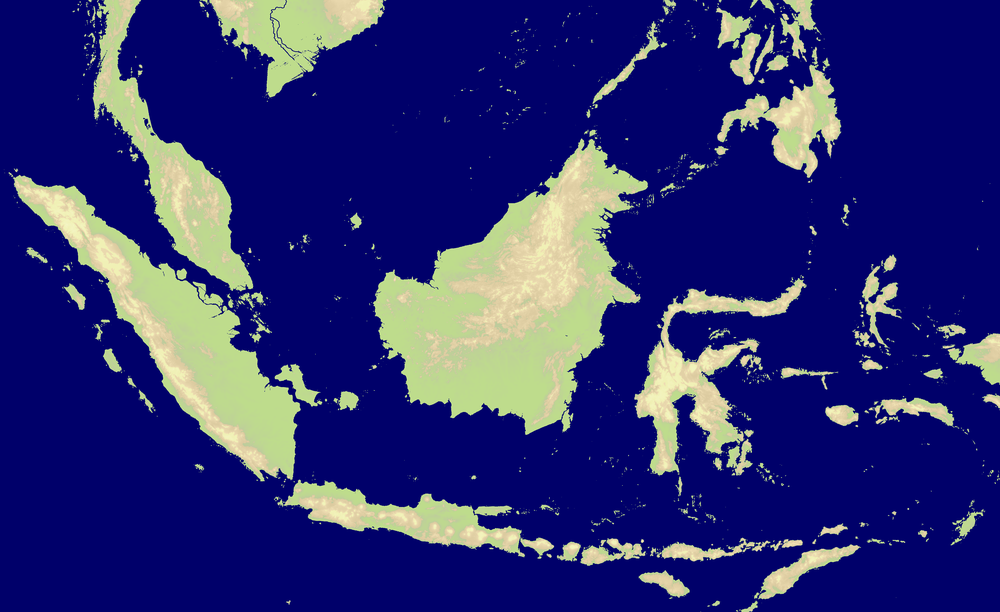
#> input picture StylisedMaps/Philippines/image.png, 1000 x 612 px, shrunk from 4096 x 2506 before the run
$ python map_generator.py ../StylisedMaps/Philippines
#> lines starting #> are read from the running program, lines starting #| are printed output that depends on the picture; after the words box and inside, x2 and y2 are one past the last pixel; in counts of white or black regions, pixels touching at a corner belong together
import os
import json
import argparse
import numpy as np
from PIL import Image
import math
from collections import deque
import struct

# Constants
MIN_ISLAND_SIZE = 60
MIN_LAKE_SIZE = 200

# Terrain Types
TYPE_LAND = 0
TYPE_WATER = 1

class MapGenerator:
    def __init__(self, map_name, input_dir, output_dir, is_test=False):
        self.map_name = map_name
        self.input_dir = input_dir
        self.output_dir = output_dir
        self.is_test = is_test

        self.image_path = os.path.join(input_dir, f"{map_name}.png")
        self.json_path = os.path.join(input_dir, f"{map_name}.json")

        # If input files don't exist with map_name, try generic names (like MapGenerator structure)
        if not os.path.exists(self.image_path):
            self.image_path = os.path.join(input_dir, "image.png")
        if not os.path.exists(self.json_path):
            self.json_path = os.path.join(input_dir, "info.json")

        self.width = 0
        self.height = 0
        self.terrain_type = None
        self.terrain_mag = None
        self.terrain_shore = None
        self.terrain_ocean = None

    def process(self):
        print(f"Processing map: {self.map_name}")

        # 1. Load Data
        img = Image.open(self.image_path).convert('RGBA')
#> img is the input picture: PIL image 1000x612 RGBA; mean R, G, B, A 44, 46.5, 116.1, 255
        self.width, self.height = img.size

        # Normalize to a multiple of 8 so every downscale level has even
        # dimensions (an odd level's half-scale minimap is one column short,
        # causing the game's miniMap.ref(floor(x/2),...) to crash on the edge).
        self.width -= self.width % 8
        self.height -= self.height % 8
        img = img.crop((0, 0, self.width, self.height))
#> img: PIL image 1000x608 RGBA

        pixels = np.array(img)

        # 2. Initialize Terrain
        # Extract channels
        r = pixels[:, :, 0]
        g = pixels[:, :, 1]
        b = pixels[:, :, 2]
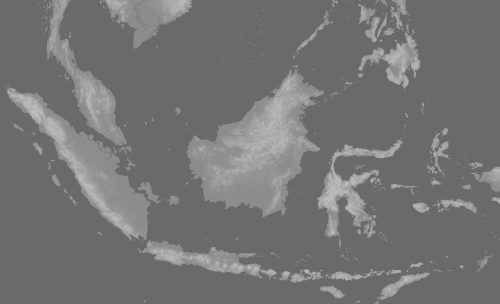
#> b: shape (608, 1000) (shown at 1/2 size); min 97, max 196, mean 116.1
        a = pixels[:, :, 3]
#> a: shape (608, 1000); every value is 255

        # Determine Type: Alpha < 20 or Blue == 106 -> Water
        self.terrain_type = np.where((a < 20) | (b == 106), TYPE_WATER, TYPE_LAND).astype(np.uint8)
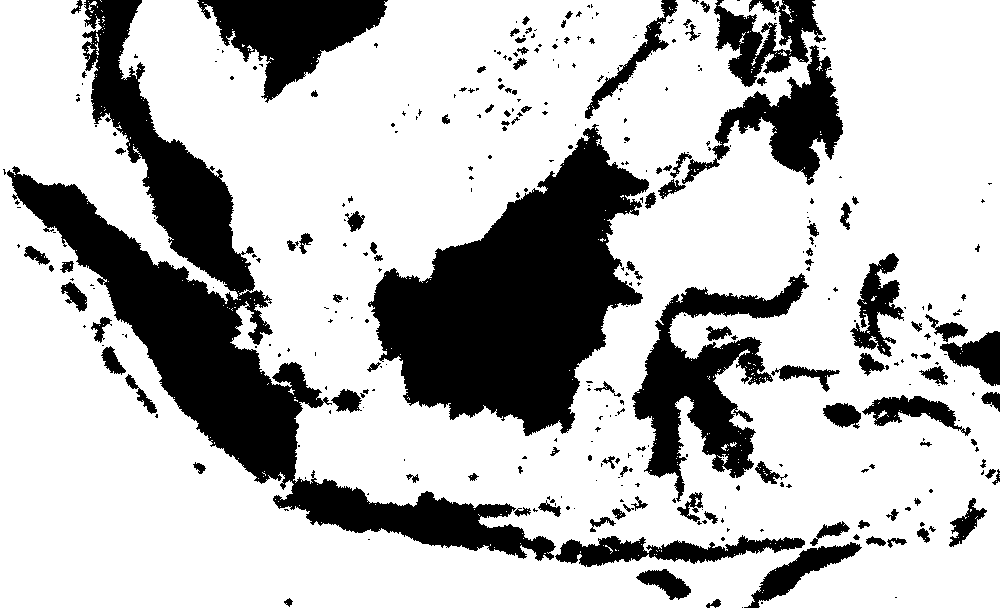
#> self.terrain_type: shape (608, 1000); values 0 (black) and 1 (white), 73.4% white; 352 black regions (233 under 20 px), largest, box (x1, y1, x2, y2) and area: (7, 0, 556, 561) 53888, (368, 124, 649, 436) 44731, (632, 273, 809, 502) 14108

        # Determine Magnitude: (Blue - 140) / 2, clamped 0-30
        # Note: Go code uses float64 for magnitude, but packs it as byte.
        # mag = math.Min(200, math.Max(140, float64(blue))) - 140
        # terrain[x][y].Magnitude = mag / 2
        mag_raw = np.clip(b.astype(float), 140, 200) - 140
        self.terrain_mag = mag_raw / 2.0

        self.terrain_shore = np.zeros((self.height, self.width), dtype=bool)
        self.terrain_ocean = np.zeros((self.height, self.width), dtype=bool)

        # 3. Remove Small Islands
        if not self.is_test:
            self.remove_small_areas(TYPE_LAND, MIN_ISLAND_SIZE, replace_with=TYPE_WATER)

        # 4. Process Water (Identify Oceans, Remove Small Lakes, Calc Distances)
        self.process_water(remove_small=not self.is_test)

        # 5. Create Downscaled Maps
        # L1 (1/2)
        l1_type, l1_mag, l1_shore, l1_ocean = self.downscale_terrain(
            self.terrain_type, self.terrain_mag, self.terrain_shore, self.terrain_ocean)

        # L2 (1/4)
        l2_type, l2_mag, l2_shore, l2_ocean = self.downscale_terrain(
            l1_type, l1_mag, l1_shore, l1_ocean)

        # L3 (1/8) - New for Small version's map16x
        l3_type, l3_mag, l3_shore, l3_ocean = self.downscale_terrain(
            l2_type, l2_mag, l2_shore, l2_ocean)

        # 7. Pack Data
        # L0
        l0_data, l0_land = self.pack_terrain(self.terrain_type, self.terrain_mag, self.terrain_shore, self.terrain_ocean)
        # L1
        l1_data, l1_land = self.pack_terrain(l1_type, l1_mag, l1_shore, l1_ocean)
        # L2
        l2_data, l2_land = self.pack_terrain(l2_type, l2_mag, l2_shore, l2_ocean)
        # L3
        l3_data, l3_land = self.pack_terrain(l3_type, l3_mag, l3_shore, l3_ocean)

        # 8. Save Outputs
        # Normalize map name: lowercase and remove spaces
        clean_name = self.map_name.lower().replace(" ", "")

        # Big Version (L0, L1, L2)
        self.save_variant(clean_name + "big",
                          l0_data, l1_data, l2_data,
                          l0_land, l1_land, l2_land,
                          (self.terrain_type, l1_type, l2_type),  # Terrain types for dimension calculation
                          (l1_type, l1_mag, l1_shore), # Thumbnail source (map4x of Big)
                          1.0)

        # Small Version (L1, L2, L3)
        self.save_variant(clean_name,
                          l1_data, l2_data, l3_data,
                          l1_land, l2_land, l3_land,
                          (l1_type, l2_type, l3_type),  # Terrain types for dimension calculation
                          (l2_type, l2_mag, l2_shore), # Thumbnail source (map4x of Small)
                          0.5)

    def remove_small_areas(self, target_type, min_size, replace_with):
        # Using scipy.ndimage if available, else custom BFS
#> called with target_type = 0, min_size = 60, replace_with = 1
        try:
            from scipy.ndimage import label
            mask = (self.terrain_type == target_type)
            labeled, n_components = label(mask)
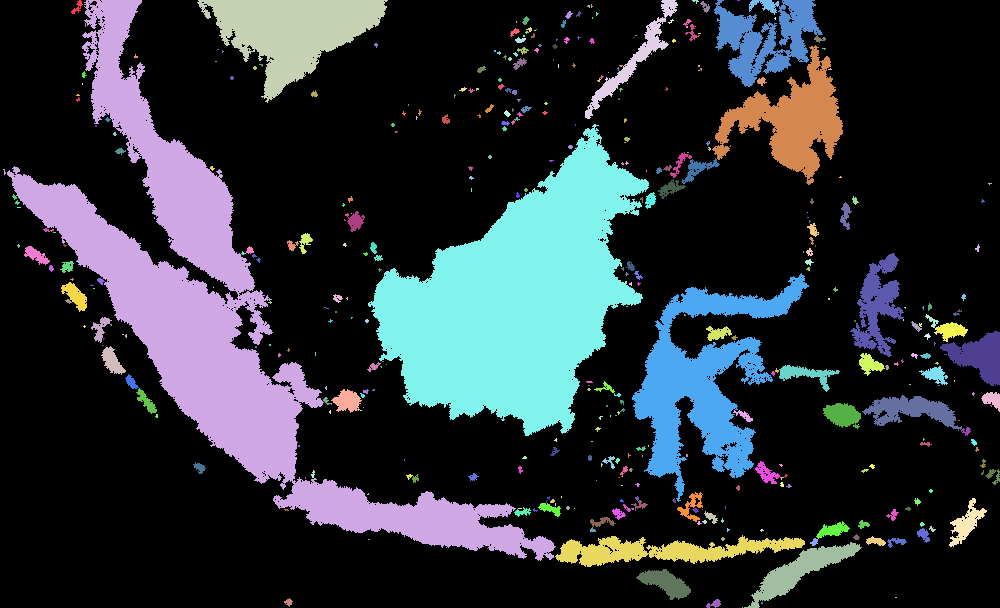
#> labeled: shape (608, 1000) int32; 427 distinct labels, from 0 to 426; one colour per label, 0 black
#> n_components = 426

            sizes = np.bincount(labeled.ravel())
#> sizes = 427 values, max 446133 at index 0, min 1 at index 12, mean 1423.9
            # sizes[0] is background (where mask is False), ignore it

            # Find labels to remove
            small_labels = np.where((sizes < min_size) & (sizes > 0))[0] # sizes > 0 check is redundant but safe
#> small_labels = 364 values from 5 to 426

            # Create a mask of pixels to flip
            remove_mask = np.isin(labeled, small_labels)
#> remove_mask: shape (608, 1000) bool; 0.72% white in thin lines or dots

            # Flip
            self.terrain_type[remove_mask] = replace_with
#> self.terrain_type: shape (608, 1000); values 0 (black) and 1 (white), 74.1% white; 57 black regions, largest, box (x1, y1, x2, y2) and area: (7, 0, 556, 561) 53665, (368, 124, 649, 436) 44728, (632, 273, 809, 502) 14104
            self.terrain_mag[remove_mask] = 0
#> self.terrain_mag: shape (608, 1000) float64; min 0, max 28, mean 1.4

            print(f"Removed {len(small_labels)} areas smaller than {min_size}")
#| Removed 364 areas smaller than 60

        except ImportError:
            print("scipy not found, skipping small area removal (install scipy for this feature)")

    def process_water(self, remove_small):
#> called with remove_small = True
        try:
            from scipy.ndimage import label, distance_transform_cdt

            # Identify Water Bodies
            water_mask = (self.terrain_type == TYPE_WATER)
            labeled, n_components = label(water_mask)
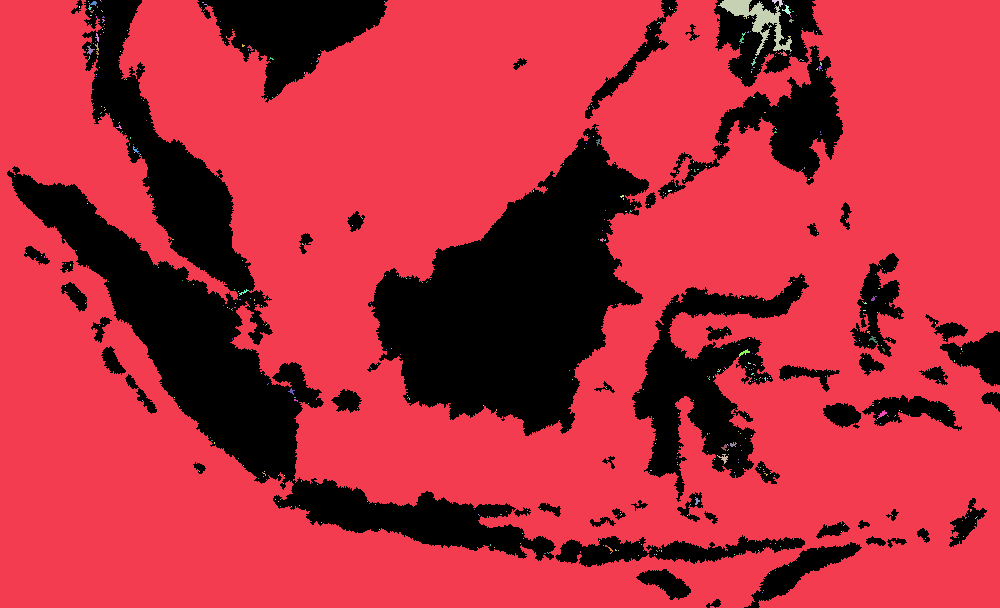
#> labeled: shape (608, 1000) int32; 652 distinct labels, from 0 to 651; one colour per label, 0 black
#> n_components = 651

            if n_components == 0:
                print("No water bodies found.")
                return

            sizes = np.bincount(labeled.ravel())
#> sizes = 652 values, max 447902 at index 1, min 1 at index 2, mean 932.5
            # sizes[0] is land

            # Get water body labels sorted by size (descending)
            # Skip 0
            water_labels = np.arange(1, len(sizes))
#> water_labels = 651 values from 1 to 651
            water_labels = water_labels[np.argsort(sizes[water_labels])[::-1]]
#> water_labels = 651 values, max 651 at index 30, min 1 at index 0, mean 326

            # Largest is Ocean
            largest_label = water_labels[0]
#> largest_label = 1
            self.terrain_ocean[labeled == largest_label] = True
            print(f"Identified ocean with {sizes[largest_label]} tiles")
#| Identified ocean with 447902 tiles

            # Remove small lakes
            if remove_small:
                small_labels = water_labels[sizes[water_labels] < MIN_LAKE_SIZE]
#> small_labels = 649 values, max 651 at index 28, min 2 at index 268, mean 327
                remove_mask = np.isin(labeled, small_labels)
#> remove_mask: shape (608, 1000) bool; 0.23% white in thin lines or dots
                self.terrain_type[remove_mask] = TYPE_LAND
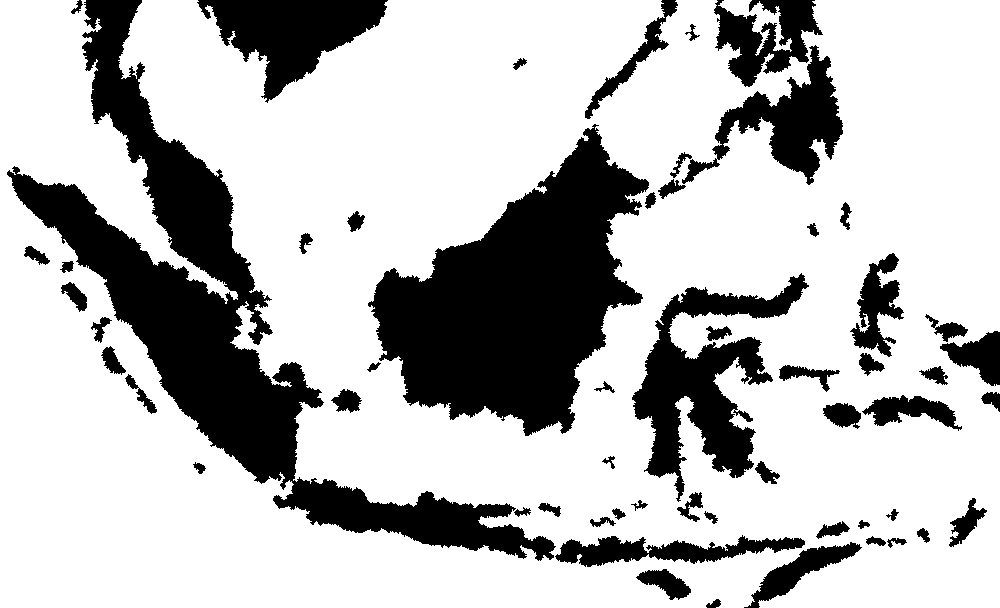
#> self.terrain_type: shape (608, 1000); values 0 (black) and 1 (white), 73.9% white; 57 black regions, largest, box (x1, y1, x2, y2) and area: (7, 0, 556, 561) 54039, (368, 124, 649, 436) 44814, (632, 273, 809, 502) 14344
                self.terrain_mag[remove_mask] = 0
                print(f"Removed {len(small_labels)} lakes smaller than {MIN_LAKE_SIZE}")
#| Removed 649 lakes smaller than 200

                # Update water mask after removal
                water_mask = (self.terrain_type == TYPE_WATER)

            # Shoreline Detection
            # Land adjacent to Water OR Water adjacent to Land
            # Using binary dilation
            from scipy.ndimage import binary_dilation

            # Structure for 4-connectivity
            struct_4 = np.array([[0,1,0],[1,1,1],[0,1,0]], dtype=bool)

            land_mask = (self.terrain_type == TYPE_LAND)

            # Dilate Land -> overlap with Water is Shoreline Water
            dilated_land = binary_dilation(land_mask, structure=struct_4)
#> dilated_land: shape (608, 1000) bool; 28.4% white; 46 white regions, largest, box (x1, y1, x2, y2) and area: (6, 0, 806, 568) 62069, (366, 123, 650, 437) 46284, (631, 272, 810, 503) 16176
            shore_water = dilated_land & water_mask
#> shore_water: shape (608, 1000) bool; 2.3% white in thin lines or dots

            # Dilate Water -> overlap with Land is Shoreline Land
            dilated_water = binary_dilation(water_mask, structure=struct_4)
#> dilated_water: shape (608, 1000) bool; 76.1% white; 114 black regions (48 under 20 px), largest, box (x1, y1, x2, y2) and area: (369, 129, 648, 435) 43425, (8, 0, 323, 488) 41968, (633, 275, 807, 496) 12748
            shore_land = dilated_water & land_mask
#> shore_land: shape (608, 1000) bool; 2.2% white in thin lines or dots

            self.terrain_shore = shore_water | shore_land
#> self.terrain_shore: shape (608, 1000) bool; 4.5% white in thin lines or dots

            # Water Magnitude (Distance to Land)
            # distance_transform_cdt calculates distance to nearest 0
            # So we want distance in Water (1) to Land (0)
            # But we want shoreline water to be 0 magnitude?
            # Go code:
            # Shoreline waters added to queue with dist 0.
            # BFS adds 1 per step.
            # So shoreline water mag = 0.
            # Next to shoreline = 1.

            # distance_transform_cdt with metric='taxicab'
            # Input: Water=1, Land=0.
            # Result at shoreline water (adj to land) is 1.
            # We want 0. So subtract 1?

            dist = distance_transform_cdt(water_mask, metric='taxicab')
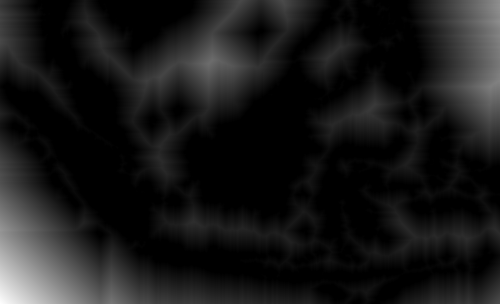
#> dist: shape (608, 1000) int32 (shown at 1/2 size); min 0, max 333, mean 32.6; drawn with min black and max white
            # dist is 1 for shoreline, 2 for next...
            # Go code: shoreline water mag = 0.
            # So we subtract 1, and clip at 0.

            water_mag = np.maximum(dist - 1, 0).astype(float)

            # Update magnitude for water tiles
            self.terrain_mag = np.where(water_mask, water_mag, self.terrain_mag)

        except ImportError:
            print("scipy not found, skipping water processing (install scipy for this feature)")

    def downscale_terrain(self, t_type, t_mag, t_shore, t_ocean):
        # Ensure even dimensions for downscaling
        h, w = t_type.shape
        if h % 2 != 0:
            h -= 1
        if w % 2 != 0:
            w -= 1

        # Crop if needed
        if h != t_type.shape[0] or w != t_type.shape[1]:
            t_type = t_type[:h, :w]
            t_mag = t_mag[:h, :w]
            t_shore = t_shore[:h, :w]
            t_ocean = t_ocean[:h, :w]

        # Downscale by 2
        # Logic matches Go:
        # Iterate x, y.
        # If mini_map cell is not Water, overwrite with current.
        # This implies:
        # 1. If any pixel in 2x2 is Water, result is Water.
        # 2. If multiple are Water, the FIRST one visited wins.
        # 3. If all are Land, the LAST one visited wins.
        # Visit order: (0,0), (0,1), (1,0), (1,1) relative to block.

        # Slices for the 4 positions
        # Note: numpy is (y, x)
        # P00: x=0, y=0 -> (0, 0)
        # P01: x=0, y=1 -> (1, 0)  <-- Wait. Go loop: x then y.
        # x=2*mx, y=2*my     -> P00
        # x=2*mx, y=2*my+1   -> P01
        # x=2*mx+1, y=2*my   -> P10
        # x=2*mx+1, y=2*my+1 -> P11

        # In numpy (y, x):
        # P00: y=0, x=0
        # P01: y=1, x=0
        # P10: y=0, x=1
        # P11: y=1, x=1

        s00_type = t_type[0::2, 0::2]
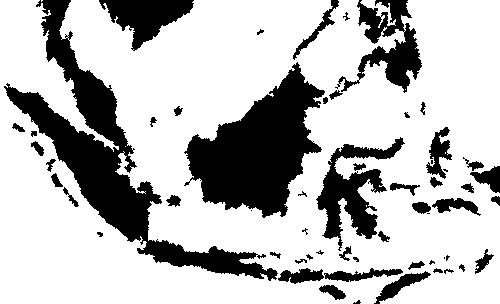
#> s00_type: shape (304, 500); values 0 (black) and 1 (white), 73.9% white; 58 black regions (12 under 20 px), largest, box (x1, y1, x2, y2) and area: (4, 0, 278, 281) 13549, (184, 62, 325, 218) 11217, (316, 137, 405, 251) 3581
        s01_type = t_type[1::2, 0::2]
#> s01_type: shape (304, 500); values 0 (black) and 1 (white), 73.9% white; 56 black regions (11 under 20 px), largest, box (x1, y1, x2, y2) and area: (4, 0, 278, 280) 13517, (184, 62, 325, 218) 11206, (316, 137, 405, 251) 3594
        s10_type = t_type[0::2, 1::2]
#> s10_type: shape (304, 500); values 0 (black) and 1 (white), 73.8% white; 55 black regions (8 under 20 px), largest, box (x1, y1, x2, y2) and area: (3, 0, 402, 284) 14485, (184, 62, 324, 218) 11203, (316, 137, 404, 251) 3639
#> (the rest of the program and of its run is left out)
